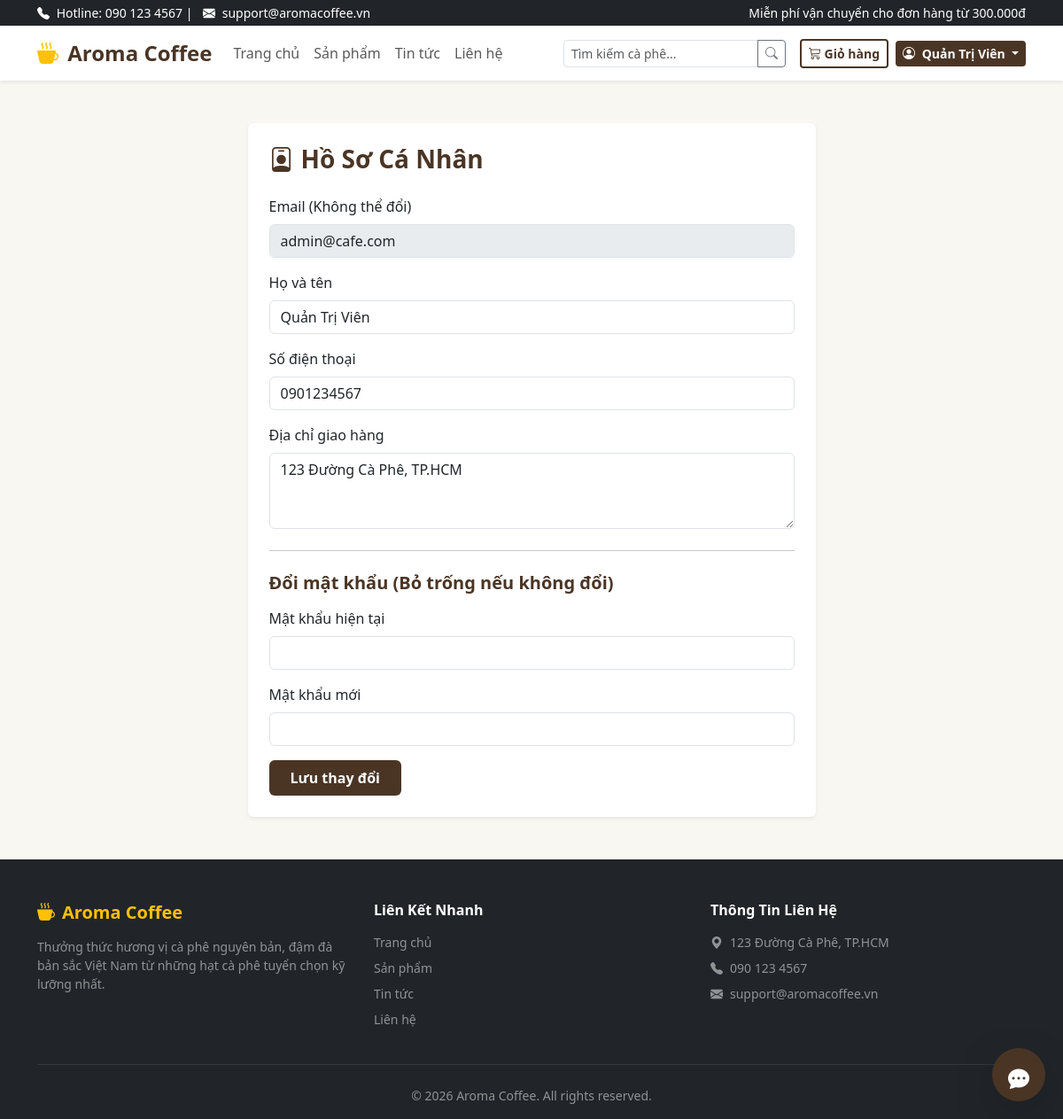
The app's page /profile.php (signed in) with its own data.
### tables this page shows
CREATE TABLE IF NOT EXISTS users (
    id INT AUTO_INCREMENT PRIMARY KEY,
    full_name VARCHAR(100) NOT NULL,
    email VARCHAR(100) NOT NULL UNIQUE,
    phone VARCHAR(20) DEFAULT NULL,
    password VARCHAR(255) NOT NULL,
    address TEXT DEFAULT NULL,
    role ENUM('customer', 'admin') DEFAULT 'customer',
    status ENUM('active', 'blocked') DEFAULT 'active',
    created_at TIMESTAMP DEFAULT CURRENT_TIMESTAMP
);

### includes/auth.php (called while the page is built, shortened)
<?php
function is_logged_in() {
    return isset($_SESSION['user_id']);
}
function get_current_user_info($conn) {
    $stmt = $conn->prepare("SELECT * FROM users WHERE id = ?");
    $stmt->execute([$_SESSION['user_id']]);
    return $stmt->fetch();
}
?>

### includes/functions.php (called while the page is built, shortened)
<?php
require_once __DIR__ . '/../config/config.php';
function e($string) {
    return htmlspecialchars($string ?? '', ENT_QUOTES, 'UTF-8');
}
require_once __DIR__ . '/auth.php';
?>

### profile.php (the view, shortened to what this page needs)
<?php
require_once 'includes/functions.php';
require_once 'includes/auth.php';
$user = get_current_user_info($conn);
include 'includes/header.php';
?>
<div class="container my-5">
    <div class="row justify-content-center">
        <div class="col-md-7">
            <div class="card shadow-sm border-0">
                <div class="card-body p-4">
                    <h3 class="fw-bold text-cafe mb-4"><i class="bi bi-person-badge me-2"></i>Hồ Sơ Cá Nhân</h3>
                    <form action="profile.php" method="POST">
                        <div class="mb-3">
                            <label class="form-label">Email (Không thể đổi)</label>
                            <input type="email" class="form-control" value="<?= e($user['email']) ?>" disabled>
                        </div>
                        <div class="mb-3">
                            <label class="form-label">Họ và tên</label>
                            <input type="text" class="form-control" name="full_name" required value="<?= e($user['full_name']) ?>">
                        </div>
                        <div class="mb-3">
                            <label class="form-label">Số điện thoại</label>
                            <input type="text" class="form-control" name="phone" value="<?= e($user['phone'] ?? '') ?>">
                        </div>
                        <div class="mb-3">
                            <label class="form-label">Địa chỉ giao hàng</label>
                            <textarea class="form-control" name="address" rows="3"><?= e($user['address'] ?? '') ?></textarea>
                        </div>
                        <hr class="my-4">
                        <h5 class="fw-bold text-cafe mb-3">Đổi mật khẩu (Bỏ trống nếu không đổi)</h5>
                        <div class="mb-3">
                            <label class="form-label">Mật khẩu hiện tại</label>
                            <input type="password" class="form-control" name="current_password">
                        </div>
                        <div class="mb-3">
                            <label class="form-label">Mật khẩu mới</label>
                            <input type="password" class="form-control" name="new_password">
                        </div>
                        <button type="submit" class="btn btn-cafe px-4 py-2">Lưu thay đổi</button>
                    </form>
                </div>
            </div>
        </div>
    </div>
</div>
<?php include 'includes/footer.php'; ?>

### assets/css/style.css (style rules this page uses)
:root { --cafe-dark: #2C1D11; --cafe-brown: #4A3525; --cafe-gold: #D4A373; --cafe-cream: #FFF9EF; --cafe-accent: #E07A5F; --cafe-bg: #F9F7F2; }
body { background-color: var(--cafe-bg); font-family: 'Segoe UI', Tahoma, Geneva, Verdana, sans-serif; color: #333; }
.text-cafe { color: var(--cafe-brown) !important; }
.btn-cafe { background-color: var(--cafe-brown); color: #FFF; border: none; font-weight: 600; transition: all 0.3s ease; }

### records on screen
users: email "admin@cafe.com", full_name "Quản Trị Viên", phone "0901234567", address "123 Đường Cà Phê, TP.HCM"

### other values on screen
$_SESSION['user_name'] "Quản Trị Viên"
